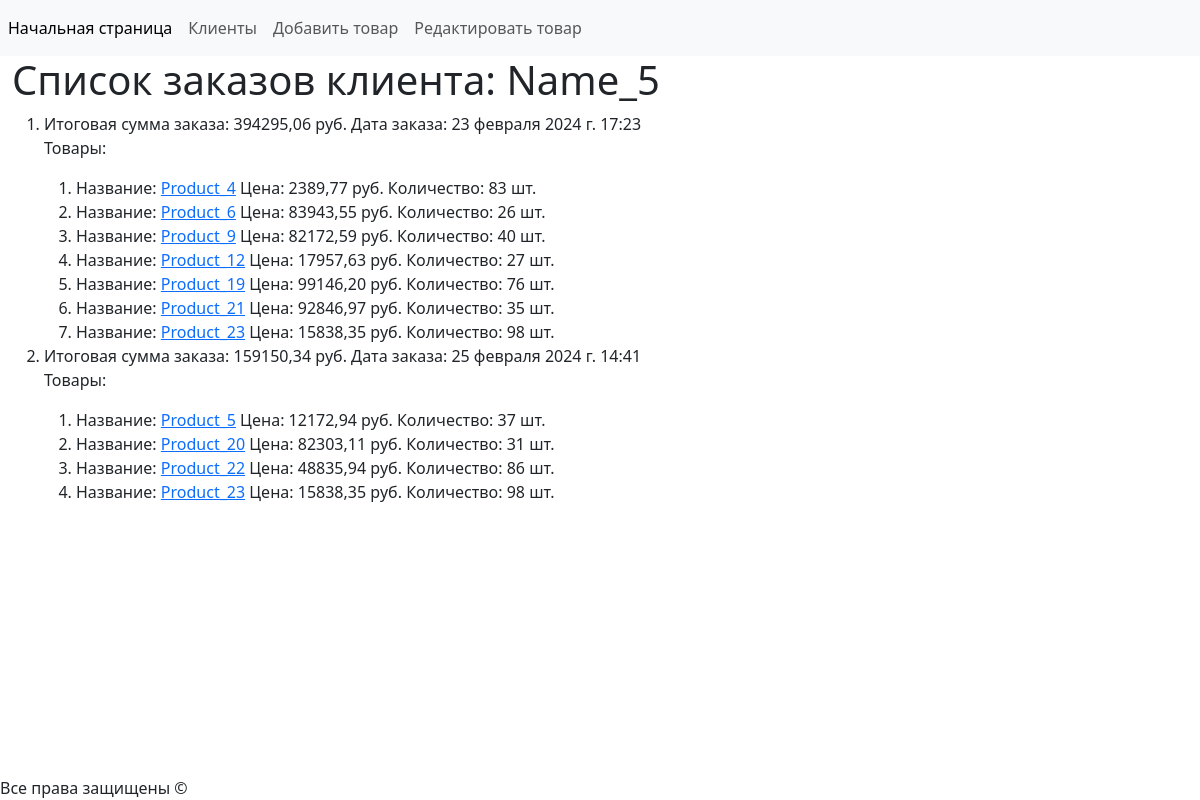
Page /client/5/ on the earlier database version.
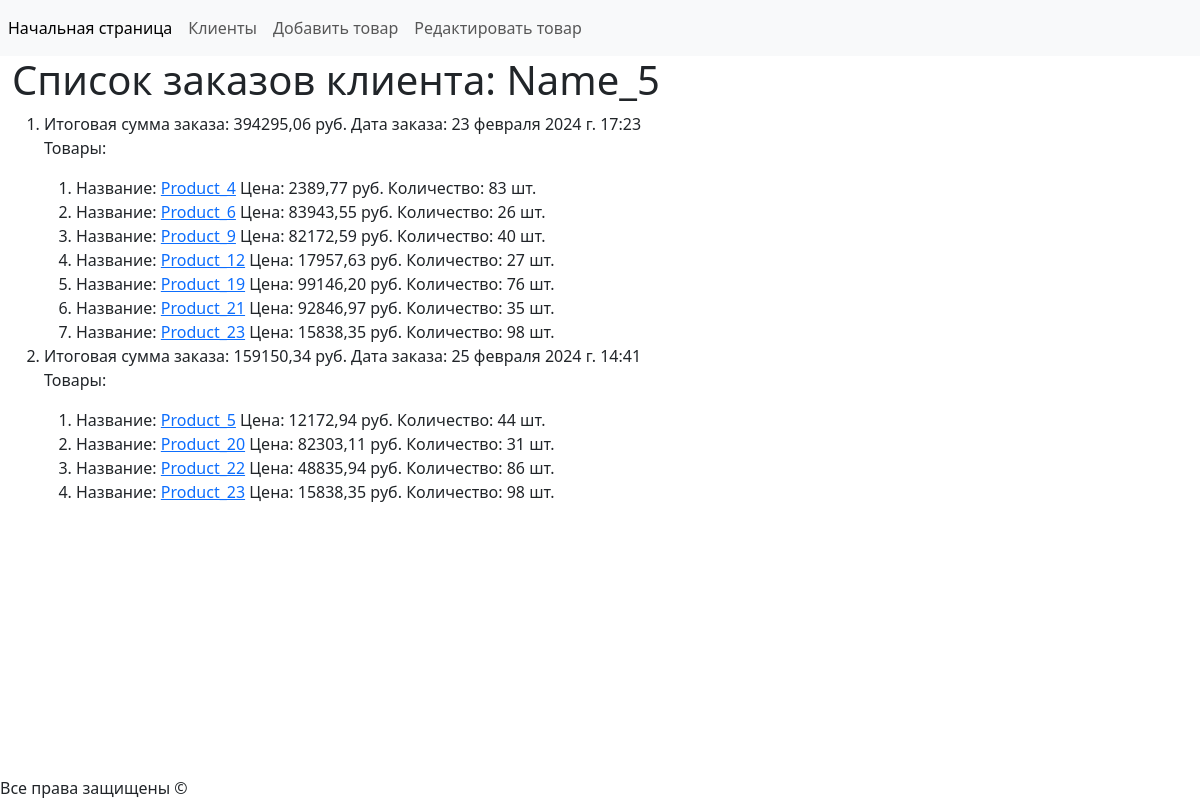
Same page on the later database version.
### shop/models.py (models this page shows, shortened)
class Product(models.Model):
    name = models.CharField(max_length=200)
    description = models.TextField(default=None)
    price = models.DecimalField(max_digits=10, decimal_places=2)
    quantity = models.IntegerField(default=0)
    add_date = models.DateField(default=None)
    image = models.ImageField(null=True)

### shop/views.py (the view)
# urls.py: path('client/<int:client_id>/', views.GetAllOrderClient.as_view(), name='get_all_orders_by_client'),
class GetAllOrderClient(View):
    def get(self, request, client_id):
        client = Client.objects.get(pk=client_id)
        orders = Order.objects.filter(client=client).order_by('order_date').all()
        result = {}
        for order in orders:
            products = order.products.all()
            result[order] = products
        title_content = f'Список заказов клиента: {client.name}'
        context = {'title': 'Интернет-магазин / клиент',
                    'content': {'title': title_content,
                                'result': result,
                                }
                    }
        return render(request, 'shop/client_orders.html', context)

### shop/templates/shop/client_orders.html (shortened to what this page needs)
{% extends 'base.html' %}
{% block content %}
  <h1>{{ content.title }}</h1>
  {% if content.result %}
    <ol>
      {% for order,products in content.result.items %}
        <li>
          Итоговая сумма заказа: {{ order.total_price }} руб.
          Дата заказа: {{ order.order_date }}
          {% if products %}
          <p>Товары:</p>
          <ol>
            {% for product in products %}
            <li>
              Название: <a href="{% url 'get_product_id' product.id %}">{{ product.name }}</a>
              Цена: {{ product.price }} руб.
              Количество: {{ product.quantity }} шт.
            </li>
            {% endfor %}
          </ol>
          {% endif %}
        </li>
      {% endfor %}
    </ol>
  {% else %}
    <p>У клиента нет заказов</p>
  {% endif %}
{% endblock %}

Differences in the rows shown:
changed Product "Product_5": quantity "37" → "44"
